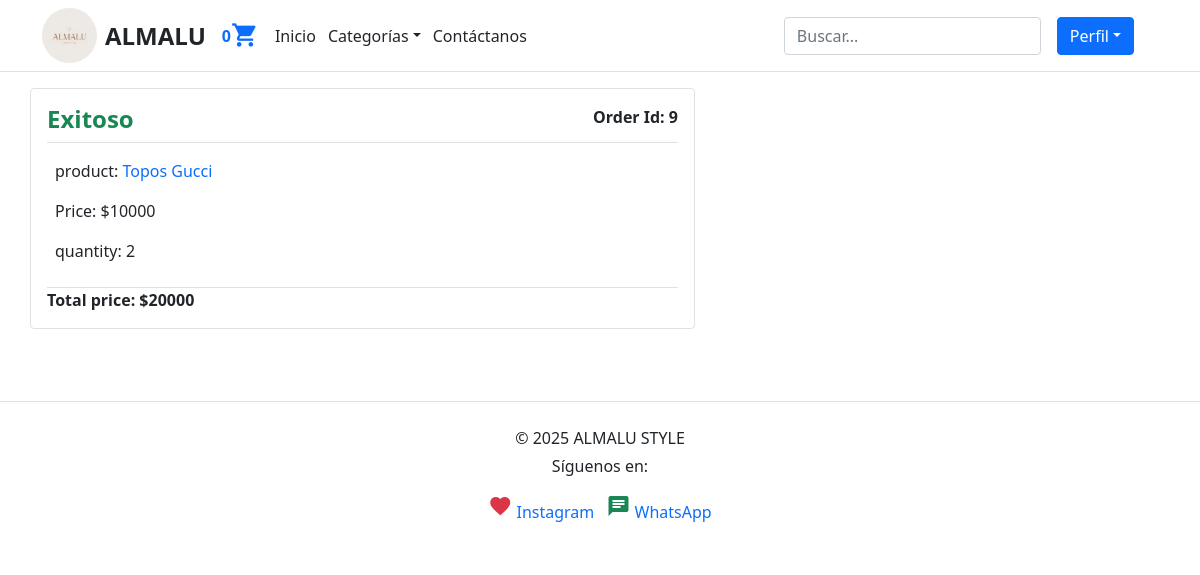
Screenshot of /orders/list (signed in) with the database file from the repository.
### orders/models.py (models this page shows, shortened)
class Order(models.Model):
    user = models.ForeignKey(User, on_delete=models.CASCADE, related_name='orders')
    created = models.DateTimeField(auto_now_add=True)
    updated = models.DateTimeField(auto_now=True)
    status = models.BooleanField(default=False)
    class Meta:
        ordering = ('-created',)
    @property
    def get_total_price(self):
        total = sum(item.get_cost() for item in self.items.all())
        return total

class OrderItem(models.Model):
    order = models.ForeignKey(Order, on_delete=models.CASCADE, related_name='items')
    product = models.ForeignKey(Product, on_delete=models.CASCADE, related_name='order_items')
    price = models.IntegerField()
    quantity = models.SmallIntegerField(default=1)
    def get_cost(self):
        return self.price * self.quantity

### shop/models.py (models this page shows, shortened)
class Product(models.Model):
    category = models.ForeignKey(Category, on_delete=models.CASCADE, related_name='category')
    image = models.ImageField(upload_to='products')
    title = models.CharField(max_length=250)
    description = models.TextField()
    price = models.IntegerField()
    date_created = models.DateTimeField(auto_now_add=True)
    slug = models.SlugField(unique=True)
    stock = models.PositiveIntegerField(default=0)
    class Meta:
        ordering = ('-date_created',)
    def get_absolute_url(self):
        return reverse('shop:product_detail', kwargs={'slug':self.slug})

### orders/views.py (the view)
# urls.py: path('list', views.user_orders, name='user_orders'),
@login_required
def user_orders(request):
    orders = request.user.orders.all()
    context = {'title':'Orders', 'orders': orders}
    return render(request, 'user_orders.html', context)

### cart/utils/cart.py (called while the page is built)
    def __iter__(self):
        product_ids = self.cart.keys()
        products = Product.objects.filter(id__in=product_ids)
        cart = self.cart.copy()
        for product in products:
            cart[str(product.id)]['product'] = product
        for item in cart.values():
            item['total_price'] = int(item['price']) * int(item['quantity'])
            yield item

    def add_cart_session(self):
        cart = self.session.get(CART_SESSION_ID)
        if not cart:
            cart = self.session[CART_SESSION_ID] = {}
        return cart

### online_shop/context_processors.py (called while the page is built)
def return_cart(request):
    cart = len(list(Cart(request)))
    return {'cart_count': cart}

def return_categories(request):
    categories = Category.objects.all()
    return {'categories': categories}

### shop/models.py (called while the page is built)
    def __str__(self):
        return self.title

### orders/templates/user_orders.html (shortened to what this page needs)
{% extends "base.html" %}
{% block content %}
{% if orders %}
{% for order in orders %}
<div class="col-md-7 mb-4 border rounded p-3">
<b style="float: right;">Order Id: {{ order.id }}</b>
{% if order.status %}
    <h4><b class="text-success">Exitoso</b></h4>
{% else %}
    <h3><b class="text-danger">Cancelado</b></h3>
{% endif %}
<div class="text-muted border-top pt-2"></div>
{% for item in order.items.all  %}
    <div class="border-bottom p-2">
        <p>product: <a class="text-decoration-none" href="{{ item.product.get_absolute_url }}">{{item.product.title}}</a></p>
        <p>Price: ${{item.price}}</p>
        <p>quantity: {{item.quantity}}</p>
    </div>
{% endfor %}
<b>Total price: ${{ order.get_total_price }}</b>
</div>
{% endfor %}
{% endif %}
{% endblock %}

### rows the page displays
Order: id "9", status "Exitoso", get_total_price "20000"
OrderItem: product "Topos Gucci", price "10000", quantity "2"

### other values shown
{{ cart_count }} "0"
